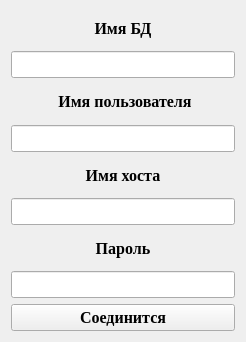
<?xml version="1.0" encoding="UTF-8"?>
<ui version="4.0">
 <class>login</class>
 <widget class="QWidget" name="login">
  <property name="geometry">
   <rect>
    <x>0</x>
    <y>0</y>
    <width>246</width>
    <height>342</height>
   </rect>
  </property>
  <property name="windowTitle">
   <string>Form</string>
  </property>
  <layout class="QGridLayout" name="gridLayout">
   <item row="3" column="0">
    <widget class="QLabel" name="label_2">
     <property name="font">
      <font>
       <family>Times New Roman</family>
       <pointsize>12</pointsize>
       <weight>75</weight>
       <bold>true</bold>
      </font>
     </property>
     <property name="text">
      <string> Имя пользователя</string>
     </property>
     <property name="alignment">
      <set>Qt::AlignCenter</set>
     </property>
    </widget>
   </item>
   <item row="9" column="0">
    <widget class="QPushButton" name="pushButton">
     <property name="font">
      <font>
       <family>Times New Roman</family>
       <pointsize>12</pointsize>
       <weight>75</weight>
       <bold>true</bold>
      </font>
     </property>
     <property name="mouseTracking">
      <bool>false</bool>
     </property>
     <property name="tabletTracking">
      <bool>false</bool>
     </property>
     <property name="text">
      <string>Соединится</string>
     </property>
    </widget>
   </item>
   <item row="7" column="0">
    <widget class="QLabel" name="label_4">
     <property name="font">
      <font>
       <family>Times New Roman</family>
       <pointsize>12</pointsize>
       <weight>75</weight>
       <bold>true</bold>
      </font>
     </property>
     <property name="text">
      <string>Пароль</string>
     </property>
     <property name="alignment">
      <set>Qt::AlignCenter</set>
     </property>
    </widget>
   </item>
   <item row="0" column="0">
    <widget class="QLabel" name="label">
     <property name="font">
      <font>
       <family>Times New Roman</family>
       <pointsize>12</pointsize>
       <weight>75</weight>
       <bold>true</bold>
      </font>
     </property>
     <property name="text">
      <string>Имя БД</string>
     </property>
     <property name="alignment">
      <set>Qt::AlignCenter</set>
     </property>
    </widget>
   </item>
   <item row="5" column="0">
    <widget class="QLabel" name="label_3">
     <property name="font">
      <font>
       <family>Times New Roman</family>
       <pointsize>12</pointsize>
       <weight>75</weight>
       <bold>true</bold>
      </font>
     </property>
     <property name="text">
      <string>Имя хоста</string>
     </property>
     <property name="alignment">
      <set>Qt::AlignCenter</set>
     </property>
    </widget>
   </item>
   <item row="1" column="0">
    <widget class="QLineEdit" name="lineEdit">
     <property name="font">
      <font>
       <family>Times New Roman</family>
       <pointsize>12</pointsize>
       <weight>75</weight>
       <bold>true</bold>
      </font>
     </property>
     <property name="alignment">
      <set>Qt::AlignCenter</set>
     </property>
    </widget>
   </item>
   <item row="6" column="0">
    <widget class="QLineEdit" name="lineEdit_3">
     <property name="font">
      <font>
       <family>Times New Roman</family>
       <pointsize>12</pointsize>
       <weight>75</weight>
       <bold>true</bold>
      </font>
     </property>
     <property name="alignment">
      <set>Qt::AlignCenter</set>
     </property>
    </widget>
   </item>
   <item row="4" column="0">
    <widget class="QLineEdit" name="lineEdit_2">
     <property name="font">
      <font>
       <family>Times New Roman</family>
       <pointsize>12</pointsize>
       <weight>75</weight>
       <bold>true</bold>
      </font>
     </property>
     <property name="alignment">
      <set>Qt::AlignCenter</set>
     </property>
    </widget>
   </item>
   <item row="8" column="0">
    <widget class="QLineEdit" name="lineEdit_4">
     <property name="font">
      <font>
       <family>Times New Roman</family>
       <pointsize>12</pointsize>
       <weight>75</weight>
       <bold>true</bold>
      </font>
     </property>
     <property name="alignment">
      <set>Qt::AlignCenter</set>
     </property>
    </widget>
   </item>
  </layout>
 </widget>
 <resources/>
 <connections/>
</ui>
